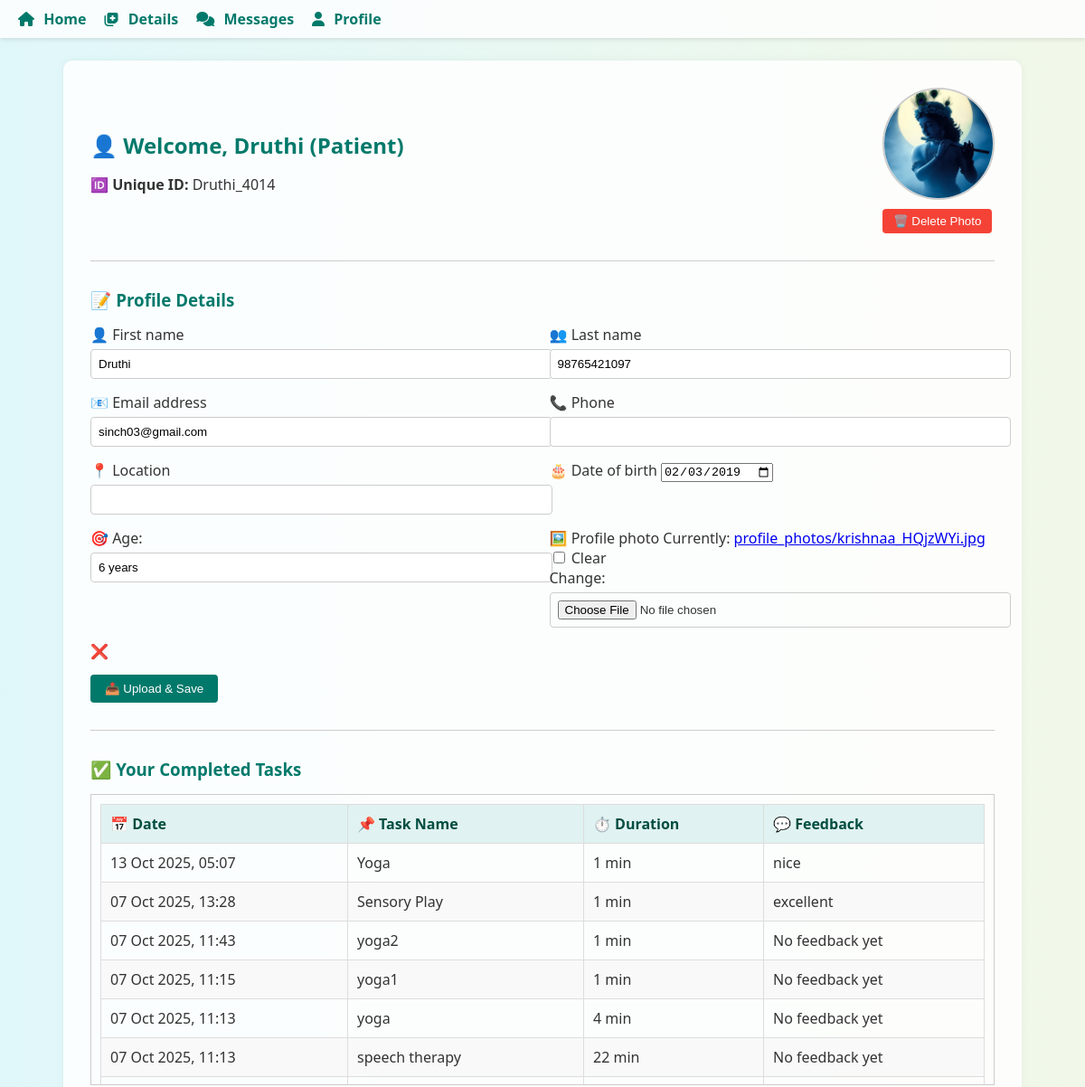
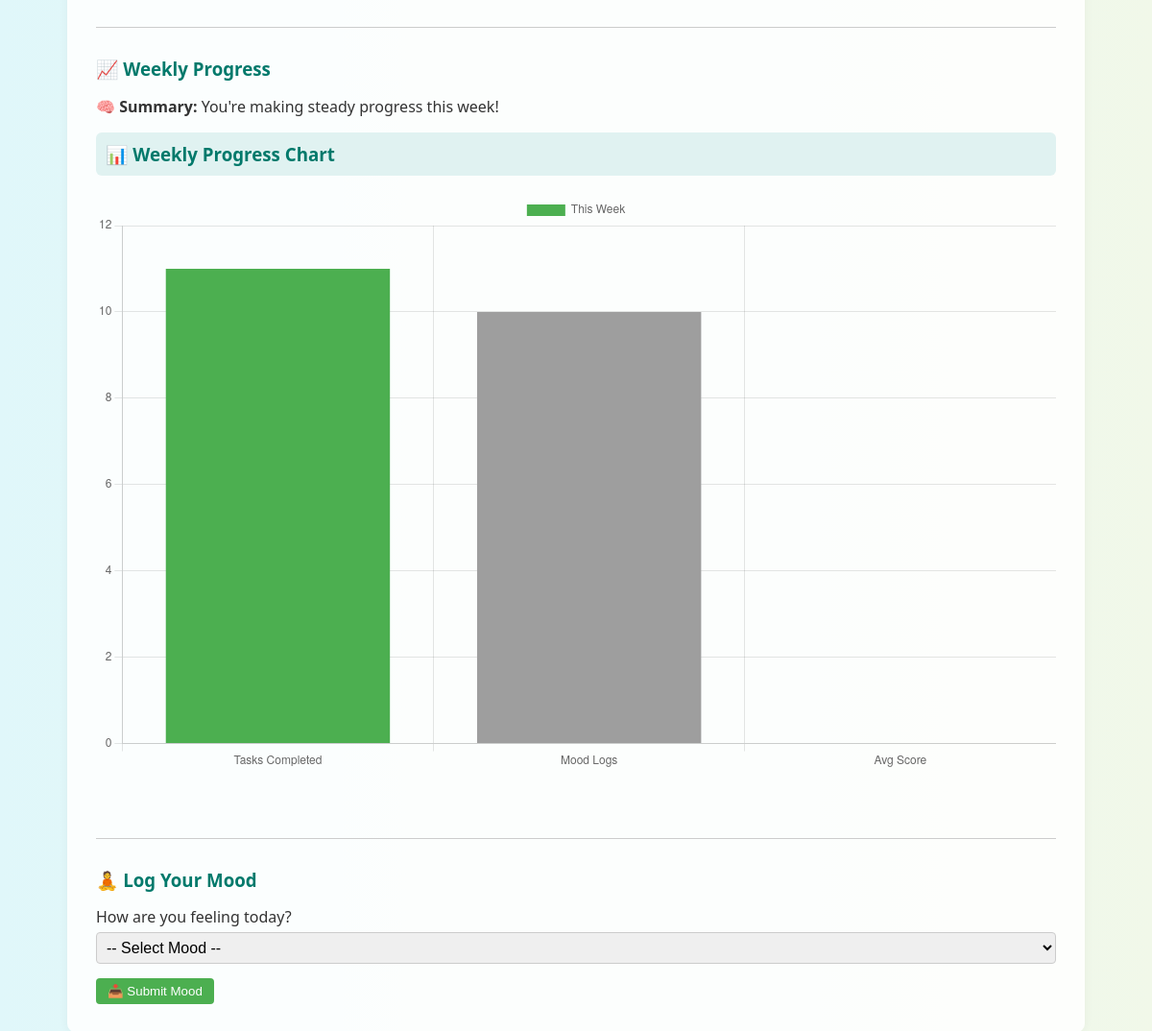
Screenshot of /profile/patient/ (signed in) with the database file from the repository (2 pictures, top to bottom).
### core/models.py (models this page shows, shortened)
class User(AbstractUser):
    ROLE_CHOICES = (
        ('patient', 'Patient'),
        ('doctor', 'Doctor'),
        ('therapist', 'Therapist'),
    )
    role = models.CharField(max_length=10, choices=ROLE_CHOICES)
    unique_id = models.CharField(max_length=20, blank=True, null=True, unique=True)
    phone = models.CharField(max_length=15, blank=True)
    profile_photo = models.ImageField(upload_to='profile_photos/', blank=True, null=True)
    date_of_birth = models.DateField(blank=True, null=True)
    location = models.CharField(max_length=100, blank=True)

class PatientTask(models.Model):
    STATUS_CHOICES = [
        ('pending', 'Pending'),
        ('in_progress', 'In Progress'),
        ('completed', 'Completed'),
    ]
    TASK_TYPE_CHOICES = [
        ('adaptive_sports', 'Adaptive Sports'),
        ('creative_arts', 'Creative Arts'),
        ('music_therapy', 'Music Therapy'),
        ('speech_therapy', 'Speech Therapy'),
        ('exercise', 'Exercise'),
        ('yoga', 'Yoga'),
        ('sensory_play', 'Sensory Play'),
        ('social_skills', 'Social Skills Training'),
        ('language_learning', 'Language Learning'),
        ('gardening', 'Gardening'),
    ]
    patient = models.ForeignKey(
        settings.AUTH_USER_MODEL,
        on_delete=models.CASCADE,
        limit_choices_to={'role': 'patient'}
    )
    task_name = models.CharField(max_length=255)
    task_type = models.CharField(max_length=30, choices=TASK_TYPE_CHOICES, default='exercise')
    started_at = models.DateTimeField(blank=True, null=True)
    duration_minutes = models.PositiveIntegerField(blank=True, null=True)
    completed_at = models.DateTimeField(blank=True, null=True)
    status = models.CharField(max_length=20, choices=STATUS_CHOICES, default='pending')
    feedback = models.TextField(blank=True)

### core/views.py (the view)
# urls.py: path('profile/patient/', views.patient_profile, name='patient_profile'),
def patient_profile(request):
    user = request.user
    if request.method == 'POST':
        form = PatientForm(request.POST, request.FILES, instance=user)
        if form.is_valid():
            user = form.save()
            dob = form.cleaned_data.get('date_of_birth')
            age = calculate_age(dob) if dob else None
    else:
        form = PatientForm(instance=user)
        dob = user.date_of_birth
        age = calculate_age(dob) if dob else None
    tasks = PatientTask.objects.filter(patient=user, completed_at__isnull=False).order_by('-completed_at')
    mood_logs = MoodLog.objects.filter(patient=user)
    scores = ImprovementScore.objects.filter(patient=user)
    avg_score = round(scores.aggregate(models.Avg('score'))['score__avg'] or 0, 2)
    progress_data = {
        'task_count': tasks.count(),
        'mood_summary': list(mood_logs),
        'avg_score': avg_score,
        'ai_summary': "You're making steady progress this week!"  # Optional summary
    }
    mood_color = "#2196f3"  # default blue
    if mood_logs.exists():
        latest_mood = mood_logs.latest('logged_at').mood
        mood_color = {
            "happy": "#4caf50",
            "neutral": "#9e9e9e",
            "sad": "#2196f3",
            "anxious": "#ff5722",
            "excited": "#ffeb3b",
            "tired": "#795548"
        }.get(latest_mood, "#2196f3")
    return render(request, 'core/patient_profile.html', {
        'form': form,
        'age': age,
        'tasks': tasks,
        'progress_data': progress_data,
        'mood_color': mood_color,
        'unique_id': user.unique_id,
    })

### core/forms.py
class PatientForm(forms.ModelForm):
    class Meta:
        model = User
        fields = [
            'first_name', 'last_name', 'email', 'phone',
            'location', 'date_of_birth', 'profile_photo'
        ]
        widgets = {
            'date_of_birth': forms.DateInput(attrs={'type': 'date'}),
        }

### core/views.py (called while the page is built)
def calculate_age(dob):
    from datetime import date
    today = date.today()
    return today.year - dob.year - ((today.month, today.day) < (dob.month, dob.day))

### core/templates/core/patient_profile.html (shortened to what this page needs)
{% extends 'core/base.html' %}
{% load static %}
{% block content %}
<div class="profile-container">
  <div class="header-section">
    <div>
      <h2>👤 Welcome, {{ user.first_name }} (Patient)</h2>
      <p><strong>🆔 Unique ID:</strong> {{ unique_id }}</p>
    </div>
    <div>
      {% if user.profile_photo %}
        <img src="{{ user.profile_photo.url }}" alt="Profile Photo">
        <form method="post" action="{% url 'delete_profile_photo' %}">
          <button type="submit">🗑️ Delete Photo</button>
        </form>
      {% else %}
        <img src="{% static 'images/default_avatar.png' %}" alt="Default Avatar">
        <p style="margin-top:10px;">No profile photo uploaded yet.</p>
      {% endif %}
    </div>
  </div>
  <hr>
  <h3>📝 Profile Details</h3>
  <form method="post" enctype="multipart/form-data">
    <div class="profile-grid">
      <div><label>👤 {{ form.first_name.label }}</label> {{ form.first_name }}</div>
      <div><label>👥 {{ form.last_name.label }}</label> {{ form.last_name }}</div>
      <div><label>📧 {{ form.email.label }}</label> {{ form.email }}</div>
      <div><label>📞 {{ form.phone.label }}</label> {{ form.phone }}</div>
      <div><label>📍 {{ form.location.label }}</label> {{ form.location }}</div>
      <div><label>🎂 {{ form.date_of_birth.label }}</label> {{ form.date_of_birth }}</div>
      <div><label>🎯 Age:</label> <input type="text" value="{{ age }} years" readonly></div>
      <div><label>🖼️ {{ form.profile_photo.label }}</label> {{ form.profile_photo }}</div>
      <div><label>❌ {{ form.delete_photo.label }}</label> {{ form.delete_photo }}</div>
    </div>
    <button type="submit">📤 Upload & Save</button>
  </form>
  <hr>
  <h3>✅ Your Completed Tasks</h3>
  <div class="task-table">
    <table>
      <thead>
        <tr>
          <th>📅 Date</th>
          <th>📌 Task Name</th>
          <th>⏱️ Duration</th>
          <th>💬 Feedback</th>
        </tr>
      </thead>
      <tbody>
        {% for task in tasks %}
        <tr>
          <td>{{ task.completed_at|date:"d M Y, H:i" }}</td>
          <td>{{ task.task_name }}</td>
          <td>{{ task.duration_minutes }} min</td>
          <td>{{ task.feedback|default:"No feedback yet" }}</td>
        </tr>
        {% empty %}
        <tr>
          <td colspan="4" style="text-align: center;">No tasks completed yet.</td>
        </tr>
        {% endfor %}
      </tbody>
    </table>
  </div>
  <hr>
  <h3>📈 Weekly Progress</h3>
  <p><strong>🧠 Summary:</strong> {{ progress_data.ai_summary }}</p>
  <div style="background-color:#e0f2f1; padding:10px; border-radius:6px; margin-bottom:20px;">
    <h3 style="margin:0;">📊 Weekly Progress Chart</h3>
  </div>
  <div style="display: flex; justify-content: center;">
    <canvas id="weeklyProgressChart" width="500" height="300"></canvas>
  </div>
  <hr>
  <h3>🧘 Log Your Mood</h3>
  <form method="post" action="{% url 'log_mood' %}">
    <label for="mood">How are you feeling today?</label>
    <select name="mood" id="mood" required>
      <option value="">-- Select Mood --</option>
    </select>
    <button type="submit">📥 Submit Mood</button>
  </form>
</div>
<script>
  new Chart(document.getElementById('weeklyProgressChart').getContext('2d'), {
    type: 'bar',
    data: {
      labels: ['Tasks Completed', 'Mood Logs', 'Avg Score'],
      datasets: [{
        label: 'This Week',
        data: [{{ progress_data.task_count }}, {{ progress_data.mood_summary|length }}, {{ progress_data.avg_score }}],
        backgroundColor: ['#4caf50', '{{ mood_color }}', '#ff9800']
      }]
    },
    options: {
      responsive: true,
      scales: {
        y: { beginAtZero: true }
      }
    }
  });
</script>
{% endblock %}

### core/templates/core/patient_profile.html (style rules this page uses)
body { margin: 0; font-family: 'Segoe UI', sans-serif; background: linear-gradient(to right, #e0f7fa, #f1f8e9); color: #333; }
.profile-container { max-width: 1000px; margin: auto; padding: 30px; background-color: #ffffffdd; border-radius: 10px; box-shadow: 0 0 10px rgba(0,0,0,0.05); }
h2, h3 { color: #00796b; margin-bottom: 15px; }
hr { margin: 30px 0; border: none; border-top: 1px solid #ccc; }
.header-section { display: flex; justify-content: space-between; align-items: center; margin-bottom: 30px; }
.header-section img { width: 120px; height: 120px; object-fit: cover; border-radius: 50%; border: 2px solid #ccc; }
.header-section form button { margin-top: 5px; background-color: #f44336; color: white; border: none; padding: 6px 12px; border-radius: 4px; cursor: pointer; }
.profile-grid { display: grid; grid-template-columns: 1fr 1fr; gap: 15px; }
form input[type="text"], form input[type="email"], form input[type="file"], form select { width: 100%; padding: 8px; margin-top: 5px; border: 1px solid #ccc; border-radius: 4px; }
form button { margin-top: 15px; background-color: #00796b; color: white; padding: 8px 16px; border: none; border-radius: 4px; cursor: pointer; }
.task-table { max-height: 300px; overflow-y: auto; border: 1px solid #ccc; padding: 10px; }
.task-table table { width: 100%; border-collapse: collapse; }
.task-table th, .task-table td { border: 1px solid #ddd; padding: 10px; text-align: left; }
.task-table th { background-color: #e0f2f1; color: #004d40; }
.task-table tr:nth-child(even) { background-color: #f9f9f9; }
canvas { margin-bottom: 40px; }
#mood { padding: 6px; border-radius: 4px; border: 1px solid #ccc; font-size: 16px; }
form select + button { background-color: #4CAF50; color: white; padding: 6px 12px; border: none; border-radius: 4px; cursor: pointer; }

### rows the page displays
User: first_name "Druthi", unique "Druthi_4014", profile_photo (picture), last_name "98765421097", email "sinch03@gmail.com", date_of_birth "02/03/2019"
PatientTask: completed_at "13 Oct 2025, 05:07", task_name "Yoga", duration_minutes "1", feedback "nice"
PatientTask: completed_at "07 Oct 2025, 13:28", task_name "Sensory Play", duration_minutes "1", feedback "excellent"
PatientTask: completed_at "07 Oct 2025, 11:43", task_name "yoga2", duration_minutes "1", feedback "No feedback yet"
PatientTask: completed_at "07 Oct 2025, 11:15", task_name "yoga1", duration_minutes "1", feedback "No feedback yet"
PatientTask: completed_at "07 Oct 2025, 11:13", task_name "yoga", duration_minutes "4", feedback "No feedback yet"
PatientTask: completed_at "07 Oct 2025, 11:13", task_name "speech therapy", duration_minutes "22", feedback "No feedback yet"

### other values shown
{{ progress_data.ai_summary }} "You're making steady progress this week!"
